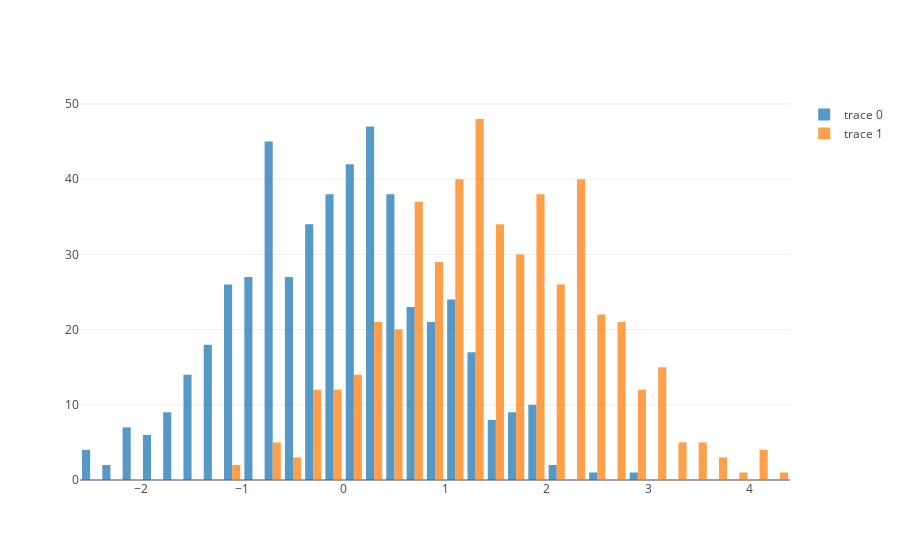

Notebook code cell kept with this figure:
### Code cell
x0 = np.random.randn(500)
x1 = np.random.randn(500) + 1.5

trace1 = go.Histogram(
    x=x0,
    opacity=0.75
)

trace2 = go.Histogram(
    x=x1,
    opacity=0.75
)

data = [ trace1, trace2 ]
layout = go.Layout(barmode='overlay')
fig = go.Figure(data=data, layout=layout)

plotly.offline.iplot(data)

### Figure 1 — Plotly figure (JSON) as saved in the notebook; plotly's stock layout.template omitted (floating-point values rounded to 4 significant figures; data arrays with more than 128 entries replaced by an {"elided": "..."} marker saying what was removed)
{"data": [{"opacity": 0.75, "type": "histogram", "uid": "933eb7aa-71e9-11e9-a66b-080027daca25", "x": {"elided": "500 float values"}}, {"opacity": 0.75, "type": "histogram", "uid": "933eb7ab-71e9-11e9-a66b-080027daca25", "x": {"elided": "500 float values"}}], "layout": {}}
